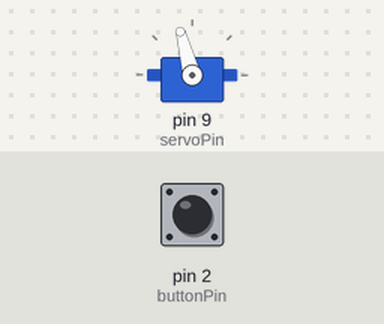
Recording of a sketch running on a simulated Arduino Uno, built with avr-gcc and run on an emulated ATmega328P. On the bench: servo. Inputs (shaded band) come from the test bench; at power-on: pin 2 (buttonPin) HIGH.

Above: at 1.2 s.
1.3 s: pin 2 (buttonPin) pulled LOW for 0.3 s
Timing chart, 0 to 10.3 s (numbered marks = the images above; inputs shaded):
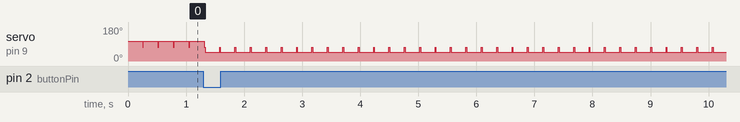

Measured:
- by itself, servo on pin 9 (servoPin): alternates 74° for 0.02 s and 47° for 0.25 s

The sketch:

__neon_s_code.ino
```cpp
#include <Servo.h>
#include <IRremote.h>

// Pins:
int buttonPin = 2;
int irPin = 11;
int servoPin = 9;

// Objects:
Servo servo;
IRrecv irrecv(irPin);

// States:
boolean buttonState = false;
boolean lastButtonState = false;
boolean switchState = false; // false - down, true - up
const int switchUp = 47;
const int switchMiddle = 74;
const int switchDown = 105;

// Other:
decode_results irRes;

void setup() {
  servo.attach(servoPin);
  servo.write(switchMiddle);
  irrecv.enableIRIn();
  pinMode(buttonPin, INPUT_PULLUP);
}

void loop() {
  lastButtonState = buttonState;
  buttonState = digitalRead(buttonPin);

  // Button checking
  if (!buttonState && buttonState != lastButtonState) {
    switchState = ~switchState;
  }
  // IR checking
  else if (irrecv.decode(&irRes)) {
    switch (irRes.value) {
      case 0x4FFF00F:
        switchState = ~switchState;
        break;
    }
    irrecv.resume();
  }

  // Changing servo position
  if (switchState) {
    servo.write(switchUp);
    delay(250);
    servo.write(switchMiddle);
  }
  else {
    servo.write(switchDown);
    delay(250);
    servo.write(switchMiddle);
  }

  // Delay for button debouncing.
  delay(15);
}
```
